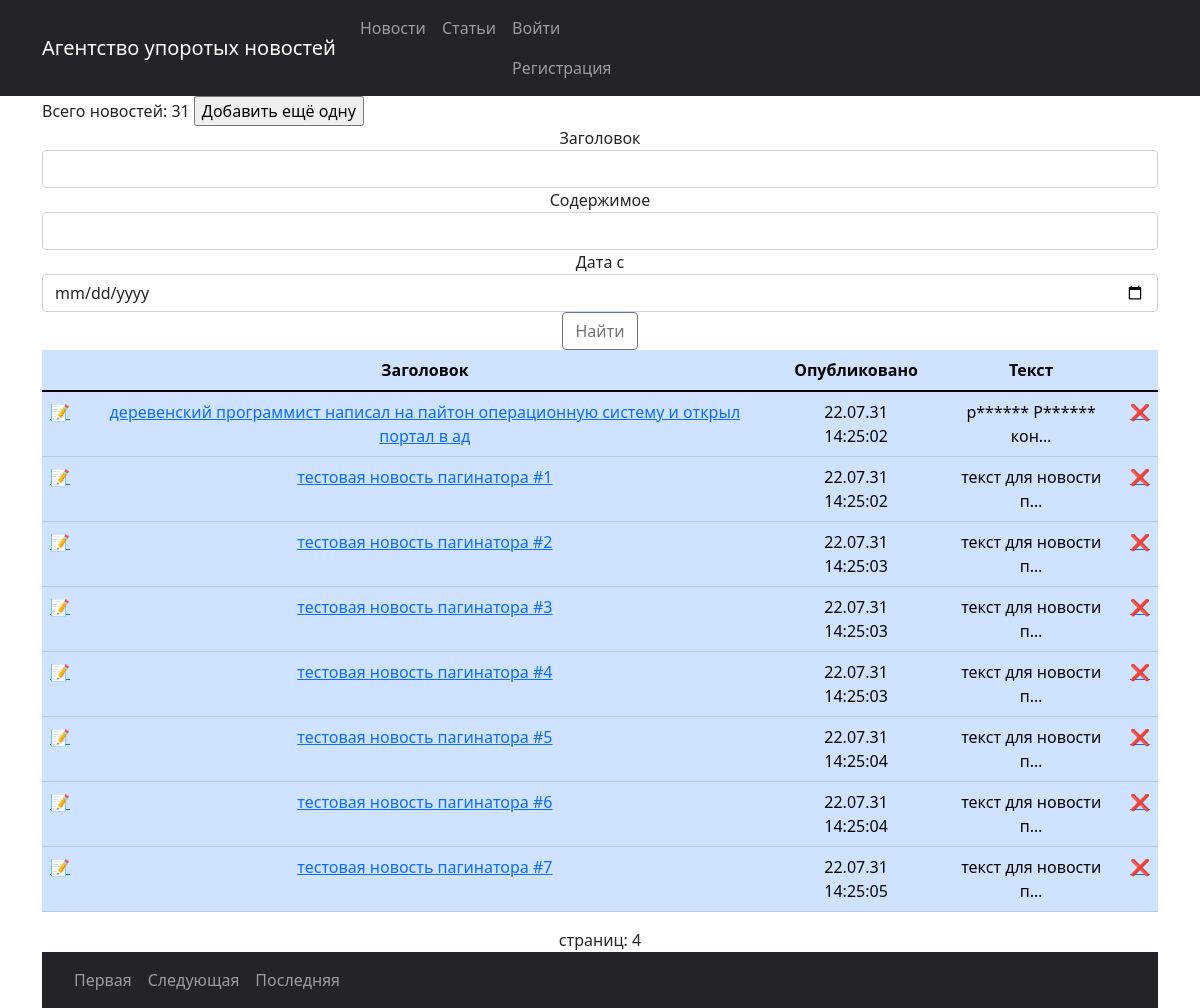
/, run on an earlier commit of the app's database.
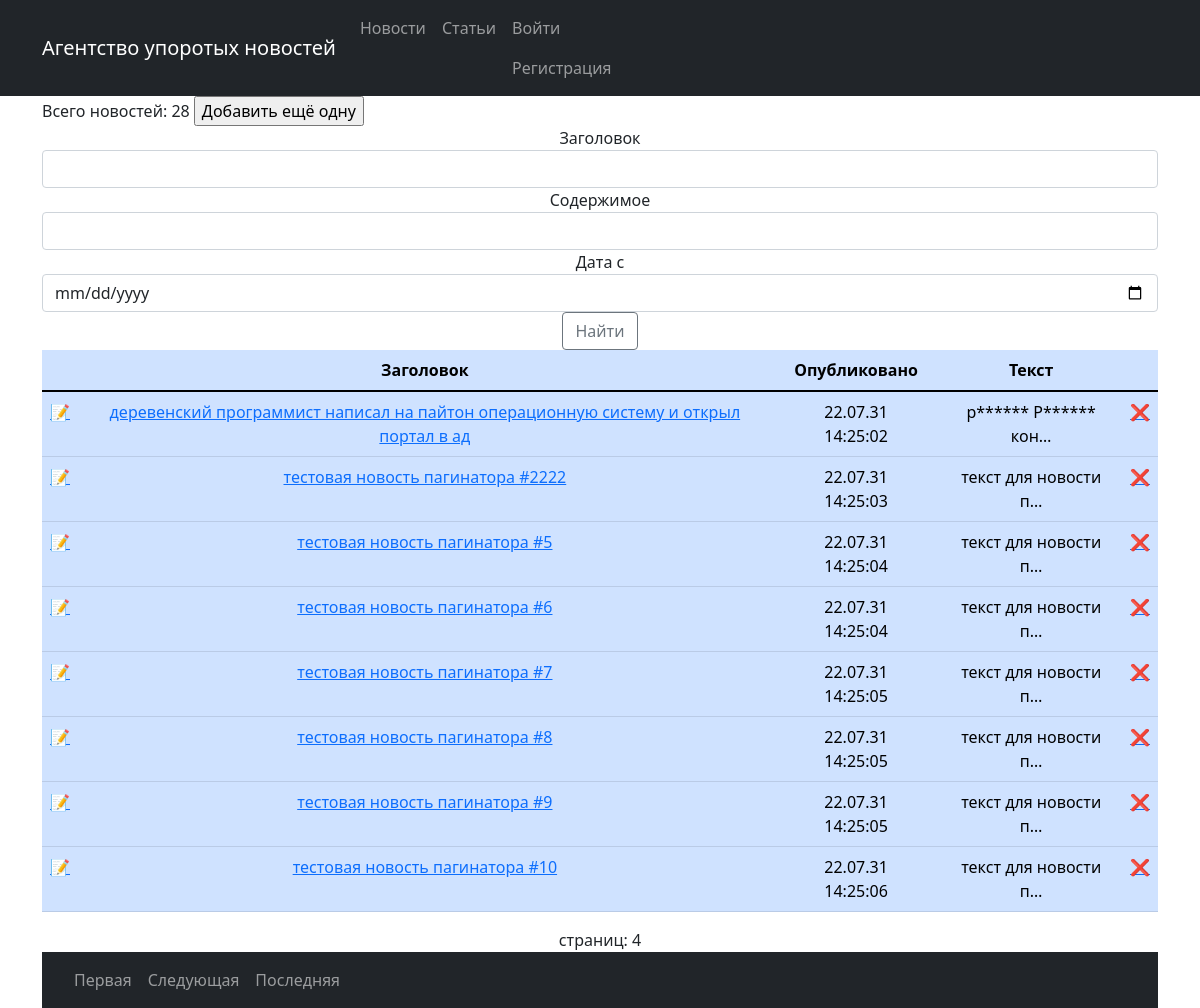
And on a later commit of the database.
### main/models.py (models this page shows, shortened)
class Post(models.Model):
    author = models.ForeignKey('Author', on_delete=models.CASCADE)
    title = models.CharField(max_length=255, default='')
    text = models.TextField(default='')
    rating = models.IntegerField(default=0)
    pType = models.CharField(max_length=1, choices=postType, default='A')
    cat = models.ManyToManyField(Category, through='PostCategory')
    created = models.DateTimeField(auto_now_add=True)

### main/views.py (the view)
# urls.py: path('', NewsList.as_view(), name='start'),
class NewsList(ListView):
    model = Post
    ordering = 'created'
    template_name = 'news.html'
    context_object_name = 'news' # переменная в шаблоне
    paginate_by = 10
    def get_queryset(self):
        queryset = super().get_queryset()
        self.filterset = PostFilter(self.request.GET, queryset)
        return self.filterset.qs
    def get_context_data(self, **kwargs):
        context = super().get_context_data(**kwargs)
        context['filterset'] = self.filterset
        return context

### main/templatetags/custom_filters.py (called while the page is built)
@register.simple_tag(takes_context=True)
def url_replace(context, **kwargs):
    d = context['request'].GET.copy()
    for k, v in kwargs.items():
        d[k] = v
    r = d.urlencode()
    return r

@register.simple_tag()
def newscnt(name):
    cnt = Post.objects.filter(pType=name).count()
    return cnt

@register.filter()
def censor(text:str):
    ltext = text.lower()
    for word in badWords:
        wlen = len(word)
        while(True):
            index = ltext.find(word)
            if index==-1: break
            ltext = ltext[:index]+('*'*(wlen))+ltext[index+wlen:]
            text = text[:index+1]+('*'*(wlen-1))+text[index+wlen:]
    return text

### templates/news.html (shortened to what this page needs)
{% extends 'flatpages/default.html' %}
{% load custom_filters %}
{% block content %}
<div align="left" style="width: 100%">
    Всего новостей: {% newscnt name="N" %}
    <form action="/news/create" style="display: inline-block;"><input type="submit" value="Добавить ещё одну"/></form>
</div>
<form action="" method="get">
    Заголовок <input class="form-control" type="text" name="title__icontains">
    Содержимое <input class="form-control" type="text" name="text__icontains">
    Дата с <input class="form-control" type="date" name="created__gte">
	<input class="btn btn-outline-secondary" type="submit" value="Найти">
</form>
<table class="table table-primary">
    <thead>
        <th/>
        <th>Заголовок</th>
        <th>Опубликовано</th>
        <th>Текст</th>
        <th/>
    </thead>
    <tbody>
        {% for article in news %}
        {% if article.pType == "N" %}
        <tr>
            <td><a href="/news/{{ article.pk }}/edit">📝</a></td>
            <td><a href="{{ article.pk }}">{{ article.title }}</a></td>
            <td style="padding-left:20px; padding-right:20px">{{ article.created|date:'y.m.d G:i:s' }}</td>
            <td>{{ article.text|truncatechars:20|censor }}</td>
            <td><a href="/news/{{ article.pk }}/delete">❌</a></td>
        </tr>
        {% endif %}
        {% endfor %}
    </tbody>
</table>
<div>страниц: {{ page_obj.paginator.num_pages }}</div>
<nav class="navbar navbar-expand-lg navbar-dark bg-dark static-top">
    <div class="container">
        <div class="collapse navbar-collapse" id="navbarResponsive">
            <ul class="navbar-nav ml-auto">
                {% if page_obj.paginator.num_pages > 1 %}
                <li class="nav-item"><a class="nav-link" href="/news?{% url_replace page=1 %}">Первая</a></li>
                {% if page_obj.has_next %}
                <li class="nav-item"><a class="nav-link" href="/news?{% url_replace page=page_obj.next_page_number %}">Следующая</a></li>
                {% endif %}
                <li class="nav-item"><a class="nav-link" href="/news?{% url_replace page=page_obj.paginator.num_pages %}">Последняя</a></li>
                {% endif %}
            </ul>
        </div>
    </div>
</nav>
{% endblock content %}

What changed in the data, as far as the page shows it:
removed Post: title "тестовая новость пагинатора #1", created "22.07.31 14:25:02", text|censor "текст для новости п…"
removed Post: title "тестовая новость пагинатора #3", created "22.07.31 14:25:03", text|censor "текст для новости п…"
removed Post: title "тестовая новость пагинатора #4", created "22.07.31 14:25:03", text|censor "текст для новости п…"
changed Post: title "тестовая новость пагинатора #2" → "тестовая новость пагинатора #2222"
now on this page (row unchanged): Post: title "тестовая новость пагинатора #8", created "22.07.31 14:25:05", text|censor "текст для новости п…"
now on this page (row unchanged): Post: title "тестовая новость пагинатора #9", created "22.07.31 14:25:05", text|censor "текст для новости п…"
now on this page (row unchanged): Post: title "тестовая новость пагинатора #10", created "22.07.31 14:25:06", text|censor "текст для новости п…"
Also different on the page:
text no longer shown: "31"
text now shown: "28"
